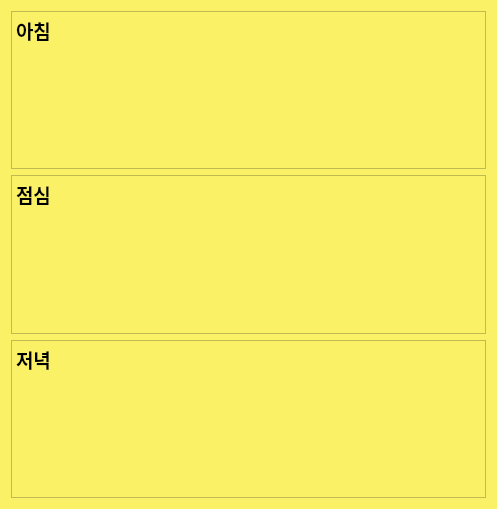
<?xml version="1.0" encoding="UTF-8"?>
<ui version="4.0">
 <class>dialog</class>
 <widget class="QDialog" name="dialog">
  <property name="geometry">
   <rect>
    <x>0</x>
    <y>0</y>
    <width>497</width>
    <height>509</height>
   </rect>
  </property>
  <property name="windowTitle">
   <string>단백질 특화 식단</string>
  </property>
  <property name="windowIcon">
   <iconset>
    <normaloff>imagefile/protein.png</normaloff>imagefile/protein.png</iconset>
  </property>
  <property name="styleSheet">
   <string notr="true">background-color: rgb(250, 241, 102);</string>
  </property>
  <layout class="QVBoxLayout" name="verticalLayout">
   <item>
    <widget class="QTextBrowser" name="textBrowser">
     <property name="styleSheet">
      <string notr="true"/>
     </property>
     <property name="html">
      <string>&lt;!DOCTYPE HTML PUBLIC &quot;-//W3C//DTD HTML 4.0//EN&quot; &quot;http://www.w3.org/TR/REC-html40/strict.dtd&quot;&gt;
&lt;html&gt;&lt;head&gt;&lt;meta name=&quot;qrichtext&quot; content=&quot;1&quot; /&gt;&lt;style type=&quot;text/css&quot;&gt;
p, li { white-space: pre-wrap; }
&lt;/style&gt;&lt;/head&gt;&lt;body style=&quot; font-family:'Gulim'; font-size:9pt; font-weight:400; font-style:normal;&quot;&gt;
&lt;p style=&quot; margin-top:0px; margin-bottom:0px; margin-left:0px; margin-right:0px; -qt-block-indent:0; text-indent:0px;&quot;&gt;&lt;span style=&quot; font-size:14pt; font-weight:600;&quot;&gt;아침&lt;/span&gt;&lt;/p&gt;&lt;/body&gt;&lt;/html&gt;</string>
     </property>
    </widget>
   </item>
   <item>
    <widget class="QTextBrowser" name="textBrowser_2">
     <property name="html">
      <string>&lt;!DOCTYPE HTML PUBLIC &quot;-//W3C//DTD HTML 4.0//EN&quot; &quot;http://www.w3.org/TR/REC-html40/strict.dtd&quot;&gt;
&lt;html&gt;&lt;head&gt;&lt;meta name=&quot;qrichtext&quot; content=&quot;1&quot; /&gt;&lt;style type=&quot;text/css&quot;&gt;
p, li { white-space: pre-wrap; }
&lt;/style&gt;&lt;/head&gt;&lt;body style=&quot; font-family:'Gulim'; font-size:9pt; font-weight:400; font-style:normal;&quot;&gt;
&lt;p style=&quot; margin-top:0px; margin-bottom:0px; margin-left:0px; margin-right:0px; -qt-block-indent:0; text-indent:0px;&quot;&gt;&lt;span style=&quot; font-size:14pt; font-weight:600;&quot;&gt;점심&lt;/span&gt;&lt;/p&gt;
&lt;p style=&quot;-qt-paragraph-type:empty; margin-top:0px; margin-bottom:0px; margin-left:0px; margin-right:0px; -qt-block-indent:0; text-indent:0px; font-size:14pt; font-weight:600;&quot;&gt;&lt;br /&gt;&lt;/p&gt;&lt;/body&gt;&lt;/html&gt;</string>
     </property>
    </widget>
   </item>
   <item>
    <widget class="QTextBrowser" name="textBrowser_3">
     <property name="html">
      <string>&lt;!DOCTYPE HTML PUBLIC &quot;-//W3C//DTD HTML 4.0//EN&quot; &quot;http://www.w3.org/TR/REC-html40/strict.dtd&quot;&gt;
&lt;html&gt;&lt;head&gt;&lt;meta name=&quot;qrichtext&quot; content=&quot;1&quot; /&gt;&lt;style type=&quot;text/css&quot;&gt;
p, li { white-space: pre-wrap; }
&lt;/style&gt;&lt;/head&gt;&lt;body style=&quot; font-family:'Gulim'; font-size:9pt; font-weight:400; font-style:normal;&quot;&gt;
&lt;p style=&quot; margin-top:0px; margin-bottom:0px; margin-left:0px; margin-right:0px; -qt-block-indent:0; text-indent:0px;&quot;&gt;&lt;span style=&quot; font-size:14pt; font-weight:600;&quot;&gt;저녁&lt;/span&gt;&lt;/p&gt;
&lt;p style=&quot;-qt-paragraph-type:empty; margin-top:0px; margin-bottom:0px; margin-left:0px; margin-right:0px; -qt-block-indent:0; text-indent:0px; font-size:14pt; font-weight:600;&quot;&gt;&lt;br /&gt;&lt;/p&gt;&lt;/body&gt;&lt;/html&gt;</string>
     </property>
    </widget>
   </item>
  </layout>
 </widget>
 <resources/>
 <connections/>
</ui>
